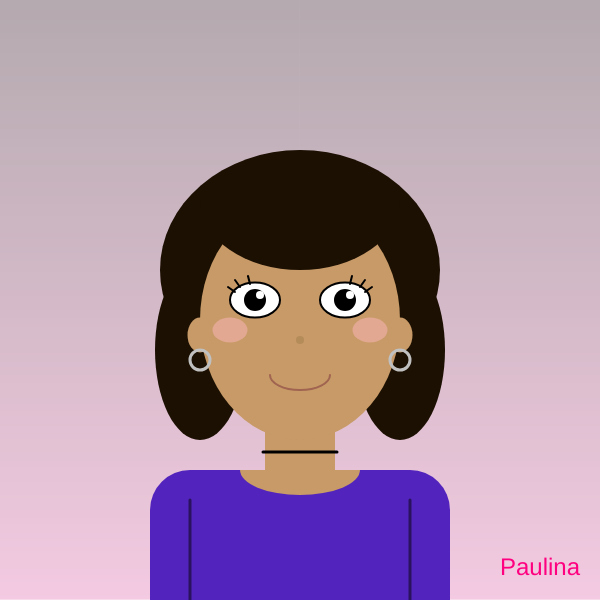
Frame 1 (no input)
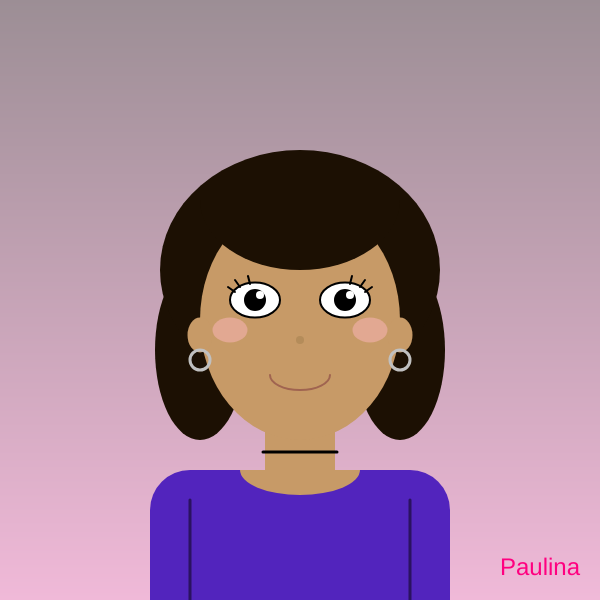
Frame 2 (the mouse pressed at the canvas centre, redrawn once)

The p5.js sketch that drew these frames (run headless with seeded random() and noise() and a simulated clock; the mouse was pressed at the canvas centre and the sketch redrawn once):

// p5.js sketch
// ── sketch.js
function setup() {
  createCanvas(600, 600);
  noLoop(); //!!!!!
}

function draw() {
  //gradient grey to pink
  for (let y = 0; y < height; y++) {
    let inter = map(y, 0, height, 0, 1);
    let c = lerpColor(color(156, 142, 149), color(240, 185, 216), inter);
    stroke(c);
    line(0, y, width, y);
  }
  
  //shirt
  fill(82, 36, 189);//purple
  noStroke();
  rect(150, 470, 300, 300, 40, 40, 0, 0);
  
  stroke(42, 18, 97);//sleeve lines?
  strokeWeight(3);
  line(190, 500, 190, 600);
  line(410, 500, 410, 600);
  
  //hair
  fill(28, 16, 3);
  noStroke();
  ellipse(200, 350, 90, 180);
  ellipse(400, 350, 90, 180);
  ellipse(300, 270, 280, 240);
  
  //chest
  fill(199, 154, 103);
  arc(300, 470, 120, 50, 0, PI);
  //neck
  rect(265, 430, 70, 45);
  
  //choker
  stroke(0);
  strokeWeight(3);
  line(263, 452, 337, 452);
  
  //head
  fill(199, 154, 103);
  noStroke();
  ellipse(300, 320, 200, 240);
  
  //ears
  ellipse(200, 335, 25, 35);
  ellipse(400, 335, 25, 35);
  
  //earrings
  noFill();
  stroke(192, 192, 192);
  strokeWeight(3);
  circle(200, 360, 20);
  circle(400, 360, 20);
  
  //bangs
  fill(28, 16, 3);
  noStroke();
  arc(300, 200, 200, 140, 0, PI);
  
  //left eye
  fill(255); //white
  stroke(0);
  strokeWeight(2);
  ellipse(255, 300, 50, 35);
  fill(0); //pupil
  noStroke();
  circle(255, 300, 22);
  fill(255);//sparkle
  circle(260, 295, 8);
  stroke(0); //lashes
  strokeWeight(2);
  line(235, 292, 228, 287);
  line(240, 287, 235, 280);
  line(250, 284, 248, 276);
  
  //right eye
  fill(255);
  stroke(0);
  strokeWeight(2);
  ellipse(345, 300, 50, 35);
  fill(0); //pupil
  noStroke();
  circle(345, 300, 22);
  fill(255); //sparkle
  circle(350, 295, 8);
  stroke(0); //lashes
  strokeWeight(2);
  line(365, 292, 372, 287);
  line(360, 287, 365, 280);
  line(350, 284, 352, 276);
  
  //nose
  fill(180, 140, 90);
  noStroke();
  circle(300, 340, 8);
  
  //blush
  fill(255, 182, 193, 120); //baby pink
  ellipse(230, 330, 35, 25);
  ellipse(370, 330, 35, 25);
  
  //smile
  noFill();
  stroke(160, 100, 80);
  strokeWeight(2);
  arc(300, 375, 60, 30, 0, PI);
  
  // text
  noStroke();
  fill(255, 0, 128);
  textAlign(RIGHT, BOTTOM);
  textSize(24);
  text("Paulina", 580, 580);
}
